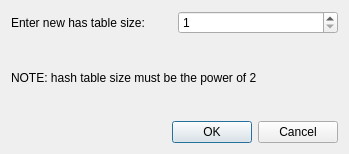
<?xml version="1.0" encoding="UTF-8"?>
<ui version="4.0">
 <class>HashTableSizeDialog</class>
 <widget class="QDialog" name="HashTableSizeDialog">
  <property name="geometry">
   <rect>
    <x>0</x>
    <y>0</y>
    <width>349</width>
    <height>154</height>
   </rect>
  </property>
  <property name="windowTitle">
   <string>Dialog</string>
  </property>
  <layout class="QGridLayout" name="gridLayout">
   <item row="0" column="0">
    <widget class="QLabel" name="label">
     <property name="text">
      <string>Enter new has table size:</string>
     </property>
    </widget>
   </item>
   <item row="0" column="1">
    <widget class="PowerSpinBox" name="spinBox">
     <property name="minimum">
      <number>1</number>
     </property>
     <property name="maximum">
      <number>524288</number>
     </property>
    </widget>
   </item>
   <item row="1" column="0" colspan="2">
    <widget class="QLabel" name="label_2">
     <property name="text">
      <string>NOTE: hash table size must be the power of 2</string>
     </property>
    </widget>
   </item>
   <item row="2" column="0" colspan="2">
    <widget class="QDialogButtonBox" name="buttonBox">
     <property name="orientation">
      <enum>Qt::Horizontal</enum>
     </property>
     <property name="standardButtons">
      <set>QDialogButtonBox::Cancel|QDialogButtonBox::Ok</set>
     </property>
    </widget>
   </item>
  </layout>
 </widget>
 <customwidgets>
  <customwidget>
   <class>PowerSpinBox</class>
   <extends>QSpinBox</extends>
   <header>powerspinbox.h</header>
  </customwidget>
 </customwidgets>
 <resources/>
 <connections>
  <connection>
   <sender>buttonBox</sender>
   <signal>accepted()</signal>
   <receiver>HashTableSizeDialog</receiver>
   <slot>accept()</slot>
   <hints>
    <hint type="sourcelabel">
     <x>248</x>
     <y>254</y>
    </hint>
    <hint type="destinationlabel">
     <x>157</x>
     <y>274</y>
    </hint>
   </hints>
  </connection>
  <connection>
   <sender>buttonBox</sender>
   <signal>rejected()</signal>
   <receiver>HashTableSizeDialog</receiver>
   <slot>reject()</slot>
   <hints>
    <hint type="sourcelabel">
     <x>316</x>
     <y>260</y>
    </hint>
    <hint type="destinationlabel">
     <x>286</x>
     <y>274</y>
    </hint>
   </hints>
  </connection>
 </connections>
</ui>
